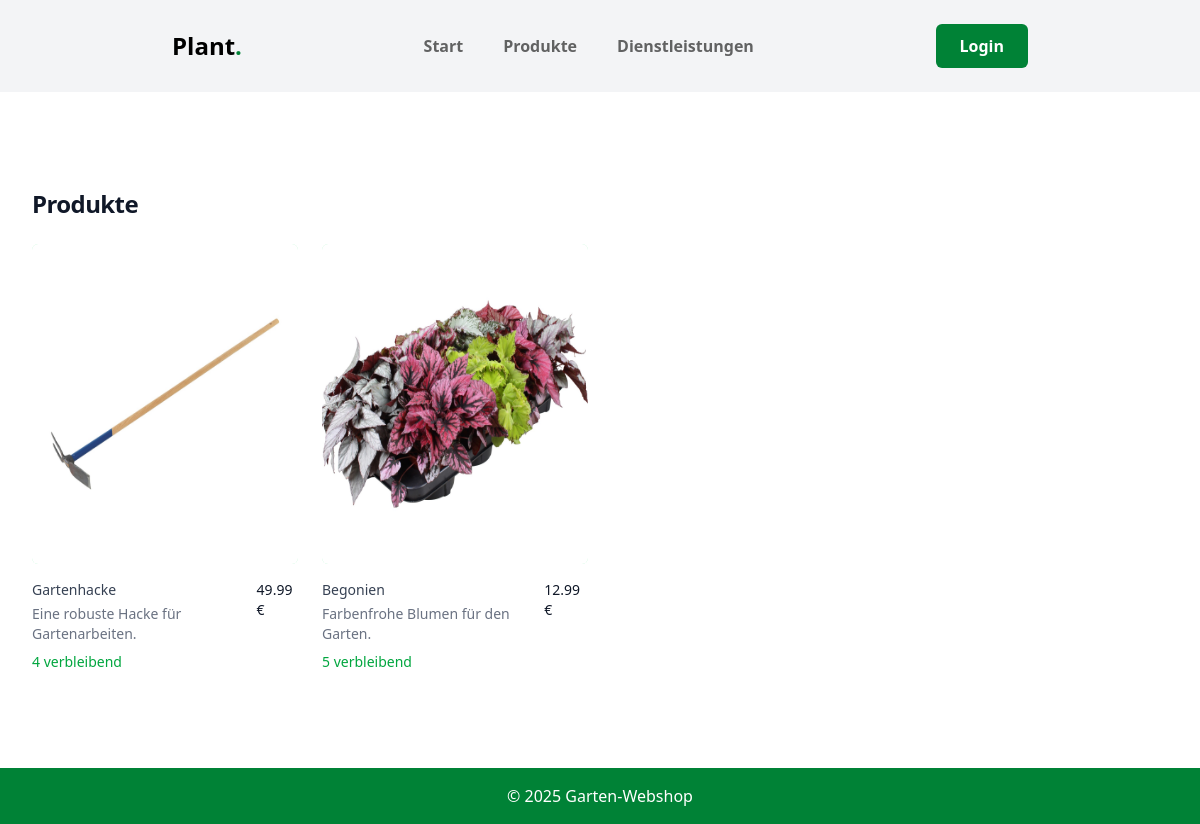
/products.php, run on the app's committed database.
### tables this page shows
CREATE TABLE `products` (
  `id` int(11) NOT NULL AUTO_INCREMENT,
  `name` varchar(255) NOT NULL,
  `description` text DEFAULT NULL,
  `price` decimal(10,2) NOT NULL,
  `stock` int(11) NOT NULL DEFAULT 0,
  PRIMARY KEY (`id`)
);

### products.php (the view, shortened to what this page needs)
<?php
function sanitizeFilename($string) {
    $transliterationTable = array(
        'ä' => 'ae',
        'ö' => 'oe',
        'ü' => 'ue',
        'Ä' => 'Ae',
        'Ö' => 'Oe',
        'Ü' => 'Ue',
        'ß' => 'ss',
        ' ' => '_'
    );
    $sanitized = strtr($string, $transliterationTable);
    $sanitized = preg_replace('/[^a-zA-Z0-9_\-]/', '', $sanitized);
    return strtolower($sanitized);
}
$db = new mysqli("localhost", "root", "1337", "garden_shop");
$result = $db->query("SELECT * FROM products");
?>
<!DOCTYPE html>
<html lang="de">
<head>
    <script src="https://unpkg.com/@tailwindcss/browser@4"></script>
</head>
<body class="bg-gray-100">
<?php include 'navbar.php'; ?>
    <main class="bg-white">
        <div class="mx-auto max-w-2xl px-4 py-16 sm:px-6 sm:py-24 lg:max-w-7xl lg:px-8">
            <h2 class="text-2xl font-bold tracking-tight text-gray-900">Produkte</h2>
            <div class="mt-6 grid grid-cols-1 gap-x-6 gap-y-10 sm:grid-cols-2 lg:grid-cols-4 xl:gap-x-8">
                <?php while ($row = $result->fetch_assoc()): ?>
                    <div class="group relative">
                        <img src="./images/<?php echo sanitizeFilename($row['name']); ?>.jpeg" alt="<?php echo $row['name']; ?>" class="aspect-square w-full rounded-md bg-green-200 object-fit group-hover:scale-105 group-hover:opacity-75 transition-all duration-150 lg:aspect-auto lg:h-80">
                        <div class="mt-4 flex justify-between">
                            <div>
                                <h3 class="text-sm text-gray-700">
                                    <a href="product_detail.php?id=<?php echo $row['id']; ?>">
                                        <span aria-hidden="true" class="absolute inset-0"></span>
                                        <?php echo $row['name']; ?>
                                    </a>
                                </h3>
                                <p class="mt-1 text-sm text-gray-500"><?php echo $row['description']; ?></p>
                            </div>
                            <p class="text-sm font-medium text-gray-900"><?php echo $row['price']; ?> €</p>
                        </div>
                        <div class="mt-2 text-sm">
                            <?php if ($row['stock'] > 0): ?>
                                <span class="text-green-600"><?php echo $row['stock']; ?> verbleibend</span>
                            <?php else: ?>
                                <span class="text-red-600">Ausverkauft</span>
                            <?php endif; ?>
                        </div>
                    </div>
                <?php endwhile; ?>
            </div>
        </div>
    </main>
    <footer class="bg-green-700 text-white p-4">
        <div class="container mx-auto text-center">
            <p>&copy; 2025 Garten-Webshop</p>
        </div>
    </footer>
</body>
</html>

### data on the page
products: shows a picture, name "Gartenhacke", description "Eine robuste Hacke für Gartenarbeiten.", price "49.99", stock "4"
products: shows a picture, name "Begonien", description "Farbenfrohe Blumen für den Garten.", price "12.99", stock "5"
